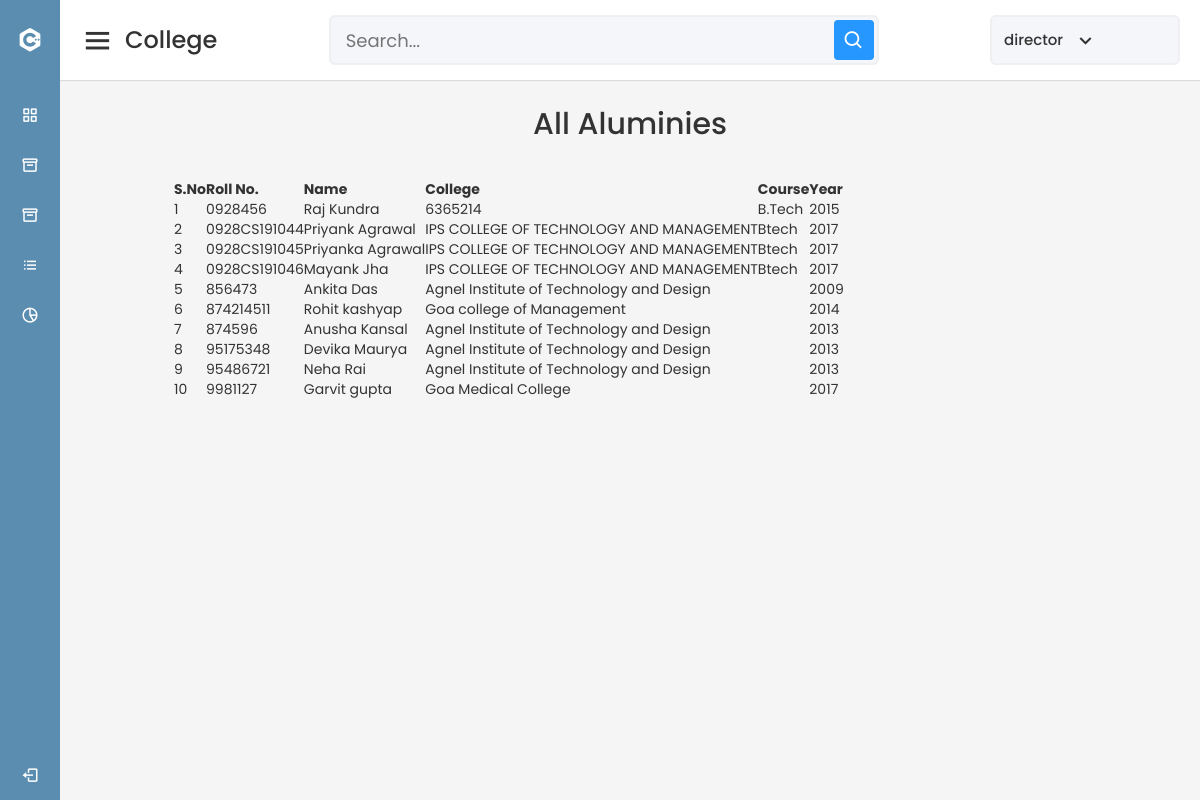
/DirectoratePanel/allAlumini.php (signed in), run on the app's committed database.
### tables this page shows
CREATE TABLE `dir` (
  `id` varchar(50) NOT NULL,
  `password` varchar(80) NOT NULL
);

CREATE TABLE `col_alumni` (
  `rno` varchar(50) NOT NULL,
  `name` varchar(75) NOT NULL,
  `email` varchar(255) NOT NULL,
  `year` varchar(10) NOT NULL,
  `col_name` varchar(75) NOT NULL,
  `course` varchar(255) NOT NULL
);

### DirectoratePanel/allAlumini.php (the view, shortened to what this page needs)
<?php
require "../dbcon.php";
?>
<!DOCTYPE html>
<html lang="en" dir="ltr">
<head>
    <link rel="stylesheet" href="s.css">
    <link href='https://unpkg.com/boxicons@2.0.7/css/boxicons.min.css' rel='stylesheet'>
    <link rel="stylesheet" href="https://maxcdn.bootstrapcdn.com/bootstrap/4.4.1/css/bootstrap.min.css">
    <link rel="stylesheet" href="https://cdn.jsdelivr.net/npm/bootstrap-icons@1.3.0/font/bootstrap-icons.css">
    <link rel="stylesheet" href="https://cdnjs.cloudflare.com/ajax/libs/font-awesome/5.15.3/css/all.min.css"
 />
    <link rel="stylesheet" href="https://maxcdn.bootstrapcdn.com/bootstrap/3.3.5/css/bootstrap.min.css">
    <link rel="stylesheet" href="https://cdnjs.cloudflare.com/ajax/libs/bootstrap-table/1.10.0/bootstrap-table.min.css">
    <link rel="stylesheet"
        href="https://rawgit.com/vitalets/x-editable/master/dist/bootstrap3-editable/css/bootstrap-editable.css">
</head>
<body>
<?php
    require("sidebar.php")
    ?>
    <section class="home-section">
    <?php
    require("nav.php")
    ?>
        <div class="mainadd">
            <div class="container">
                <h2 class="text-center pt-5">All Aluminies</h2>
                <div class="container">
                <table id="table" data-toggle="table" data-search="true" data-filter-control="true"
                    data-show-export="true" data-click-to-select="true" data-toolbar="#toolbar"
                    data-show-pagination-switch="true" data-pagination="true" data-show-columns="true"
                    data-show-columns-toggle-all="true" data-detail-view="true">
                    <thead>
                        <tr>
                            <th data-field="S.no" data-filter-control="input" data-sortable="true">S.No</th>
                            <th data-field="Roll No." data-filter-control="input" data-sortable="true">Roll No.</th>
                            <th data-field="Name" data-filter-control="input" data-sortable="true">Name</th>
                            <th data-field="College" data-filter-control="input" data-sortable="true">College</th>
                            <th data-field="Course" data-filter-control="input" data-sortable="true">Course</th>
                            <th data-field="Year" data-filter-control="input" data-sortable="true">Year</th>
                        </tr>
                    </thead>
                    <tbody>
                        <?php
                            $i=1;
                            $query="SELECT * FROM col_alumni";
                            $result=mysqli_query($db,$query);
                            while ($row=mysqli_fetch_array($result)){
                        ?>
                        <tr>
                            <td><?php echo $i++; ?></td>
                            <td><?php echo $row['rno']; ?></td>
                            <td><?php echo $row['name']; ?></td>
                            <td><?php echo $row['col_name']; ?></td>
                            <td><?php echo $row['course']; ?></td>
                            <td><?php echo $row['year']; ?></td>
                        </tr>
                        <?php
                        }
                        ?>
                    </tbody>
                </table>
                </div>
            </div>
        </div>
    </section>
</body>
</html>

### DirectoratePanel/sidebar.php (shortened to what this page needs)
<div class="sidebar">
    <div class="logo-details">
        <i class='bx bxl-c-plus-plus'></i>
        <span class="logo_name">Panel</span>
    </div>
    <ul class="nav-links">
        <li>
            <a href="Directorate.php">
                <i class='bx bx-grid-alt'></i>
                <span class="links_name">Dashboard</span>
            </a>
        </li>
        <li>
            <a href="AllColleges.php">
                <i class='bx bx-box'></i>
                <span class="links_name">All Colleges</span>
            </a>
        </li>
        <li>
            <a href="allAlumini.php">
                <i class='bx bx-box'></i>
                <span class="links_name">All Alumni</span>
            </a>
        </li>
        <li>
            <a href="AllNotice.php">
                <i class='bx bx-list-ul'></i>
                <span class="links_name">All Notices</span>
            </a>
        </li>
        <li>
            <a href="AllEvents.php">
                <i class='bx bx-pie-chart-alt-2'></i>
                <span class="links_name">All Events</span>
            </a>
        </li>
        <li class="log_out">
            <a>
                <i class='bx bx-log-out'></i>
                <span data-toggle="modal" data-target="#exampleModal" class="links_name">Log out</span>
            </a>
        </li>
    </ul>
</div>

### DirectoratePanel/nav.php (shortened to what this page needs)
<?php
require "../dbcon.php";
?>
<nav>
            <div class="sidebar-button">
                <i class='bx bx-menu sidebarBtn'></i>
                <span class="dashboard">College</span>
            </div>
            <div class="search-box">
                <input type="text" placeholder="Search...">
                <i class='bx bx-search'></i>
            </div>
            <div class="profile-details">
                <span class="admin_name"><?php
                $sql = "select * from dir";
                $result=mysqli_query($db,$sql);
                $rows=mysqli_fetch_array($result);
                echo $rows["id"];
                ?></span>
                <i class='bx bx-chevron-down'></i>
            </div>
        </nav>

### CollegePanel/s.css (style rules this page uses)
* { margin: 0; padding: 0; box-sizing: border-box; font-family: 'Poppins', sans-serif; }
.sidebar { position: fixed; height: 100%; width: 240px; background: #5a8daf; transition: all 0.5s ease; }
.sidebar .logo-details { height: 80px; display: flex; align-items: center; }
.sidebar .logo-details i { font-size: 28px; font-weight: 500; color: #fff; min-width: 60px; text-align: center }
.sidebar .logo-details .logo_name { color: #fff; font-size: 24px; font-weight: 500; }
.sidebar .nav-links { margin-top: 10px; }
.sidebar .nav-links li { position: relative; list-style: none; height: 50px; }
.sidebar .nav-links li a { height: 100%; width: 100%; display: flex; align-items: center; text-decoration: none; transition: all 0.4s ease; }
.sidebar .nav-links li i { min-width: 60px; text-align: center; font-size: 18px; color: #fff; }
.sidebar .nav-links li a .links_name { color: #fff; font-size: 15px; font-weight: 400; white-space: nowrap; }
.sidebar .nav-links .log_out { position: absolute; bottom: 0; width: 100%; }
.home-section { position: relative; background: #f5f5f5; min-height: 100vh; width: calc(100% - 240px); left: 240px; transition: all 0.5s ease; }
.home-section nav { display: flex; justify-content: space-between; height: 80px; background: #fff; display: flex; align-items: center; position: fixed; width: calc(100% - 240px); left: 240px; z-index: 100; padding: 0 20px; box-shadow: 0 1px 1px rgba(0, 0, 0, 0.1); transition: all 0.5s ease; }
.home-section nav .sidebar-button { display: flex; align-items: center; font-size: 24px; font-weight: 500; }
nav .sidebar-button i { font-size: 35px; margin-right: 10px; }
.home-section nav .search-box { position: relative; height: 50px; max-width: 550px; width: 100%; margin: 0 20px; }
nav .search-box input { height: 100%; width: 100%; outline: none; background: #F5F6FA; border: 2px solid #EFEEF1; border-radius: 6px; font-size: 18px; padding: 0 15px; }
nav .search-box .bx-search { position: absolute; height: 40px; width: 40px; background: #2697FF; right: 5px; top: 50%; transform: translateY(-50%); border-radius: 4px; line-height: 40px; text-align: center; color: #fff; font-size: 22px; transition: all 0.4 ease; }
.home-section nav .profile-details { display: flex; align-items: center; background: #F5F6FA; border: 2px solid #EFEEF1; border-radius: 6px; height: 50px; min-width: 190px; padding: 0 15px 0 2px; }
nav .profile-details .admin_name { font-size: 15px; font-weight: 500; color: #333; margin: 0 10px; white-space: nowrap; }
nav .profile-details i { font-size: 25px; color: #333; }
@media (max-width: 1240px) { .sidebar { width: 60px; } }
@media (max-width: 1240px) { .home-section { width: calc(100% - 60px); left: 60px; } }
@media (max-width: 1240px) { .home-section nav { width: calc(100% - 60px); left: 60px; } }

### DirectoratePanel/allAlumini.php (style rules this page uses)
.mainadd { overflow-y: hidden; padding-top: 30px; }
.container { width: 1024px; padding: 2em; }

### data on the page
dir: id "director"
col_alumni: rno "0928456", name "Raj Kundra", col_name "6365214", course "B.Tech", year "2015"
col_alumni: rno "0928CS191044", name "Priyank Agrawal", col_name "IPS COLLEGE OF TECHNOLOGY AND MANAGEMENT", course "Btech", year "2017"
col_alumni: rno "0928CS191045", name "Priyanka Agrawal", col_name "IPS COLLEGE OF TECHNOLOGY AND MANAGEMENT", course "Btech", year "2017"
col_alumni: rno "0928CS191046", name "Mayank Jha", col_name "IPS COLLEGE OF TECHNOLOGY AND MANAGEMENT", course "Btech", year "2017"
col_alumni: rno "856473", name "Ankita Das", col_name "Agnel Institute of Technology and Design", year "2009"
col_alumni: rno "874214511", name "Rohit kashyap", col_name "Goa college of Management", year "2014"
col_alumni: rno "874596", name "Anusha Kansal", col_name "Agnel Institute of Technology and Design", year "2013"
col_alumni: rno "95175348", name "Devika Maurya", col_name "Agnel Institute of Technology and Design", year "2013"
col_alumni: rno "95486721", name "Neha Rai", col_name "Agnel Institute of Technology and Design", year "2013"
col_alumni: rno "9981127", name "Garvit gupta", col_name "Goa Medical College", year "2017"
